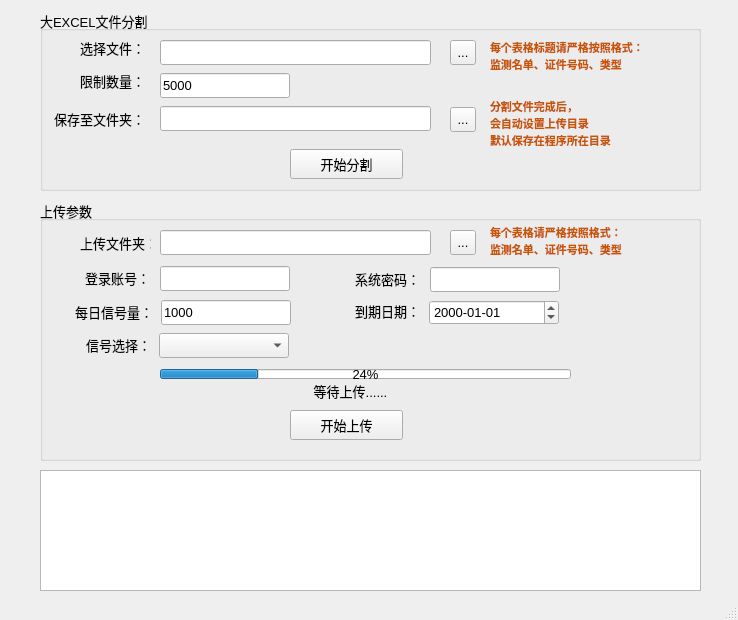
<?xml version="1.0" encoding="UTF-8"?>
<ui version="4.0">
 <class>mainWindow</class>
 <widget class="QMainWindow" name="mainWindow">
  <property name="geometry">
   <rect>
    <x>0</x>
    <y>0</y>
    <width>738</width>
    <height>620</height>
   </rect>
  </property>
  <property name="font">
   <font>
    <pointsize>10</pointsize>
   </font>
  </property>
  <property name="windowTitle">
   <string>汇资需上传工具V1.0-广州汇法出品</string>
  </property>
  <widget class="QWidget" name="centralwidget">
   <widget class="QGroupBox" name="groupBox">
    <property name="geometry">
     <rect>
      <x>40</x>
      <y>200</y>
      <width>661</width>
      <height>261</height>
     </rect>
    </property>
    <property name="title">
     <string>上传参数</string>
    </property>
    <widget class="QLabel" name="label_2">
     <property name="geometry">
      <rect>
       <x>35</x>
       <y>103</y>
       <width>78</width>
       <height>18</height>
      </rect>
     </property>
     <property name="text">
      <string>每日信号量：</string>
     </property>
     <property name="alignment">
      <set>Qt::AlignRight|Qt::AlignTrailing|Qt::AlignVCenter</set>
     </property>
    </widget>
    <widget class="QLineEdit" name="perDayLimit">
     <property name="geometry">
      <rect>
       <x>121</x>
       <y>100</y>
       <width>130</width>
       <height>25</height>
      </rect>
     </property>
     <property name="text">
      <string>1000</string>
     </property>
    </widget>
    <widget class="QLabel" name="label_3">
     <property name="geometry">
      <rect>
       <x>315</x>
       <y>102</y>
       <width>65</width>
       <height>18</height>
      </rect>
     </property>
     <property name="text">
      <string>到期日期：</string>
     </property>
     <property name="alignment">
      <set>Qt::AlignRight|Qt::AlignTrailing|Qt::AlignVCenter</set>
     </property>
    </widget>
    <widget class="QDateEdit" name="dateLimit">
     <property name="geometry">
      <rect>
       <x>389</x>
       <y>100</y>
       <width>130</width>
       <height>25</height>
      </rect>
     </property>
     <property name="dateTime">
      <datetime>
       <hour>0</hour>
       <minute>0</minute>
       <second>0</second>
       <year>2000</year>
       <month>1</month>
       <day>1</day>
      </datetime>
     </property>
     <property name="displayFormat">
      <string>yyyy-MM-dd</string>
     </property>
    </widget>
    <widget class="QLabel" name="label_4">
     <property name="geometry">
      <rect>
       <x>30</x>
       <y>137</y>
       <width>81</width>
       <height>16</height>
      </rect>
     </property>
     <property name="text">
      <string>信号选择：</string>
     </property>
     <property name="alignment">
      <set>Qt::AlignRight|Qt::AlignTrailing|Qt::AlignVCenter</set>
     </property>
    </widget>
    <widget class="QLabel" name="label_7">
     <property name="geometry">
      <rect>
       <x>30</x>
       <y>69</y>
       <width>80</width>
       <height>18</height>
      </rect>
     </property>
     <property name="text">
      <string>登录账号：</string>
     </property>
     <property name="alignment">
      <set>Qt::AlignRight|Qt::AlignTrailing|Qt::AlignVCenter</set>
     </property>
    </widget>
    <widget class="QLineEdit" name="account">
     <property name="geometry">
      <rect>
       <x>120</x>
       <y>66</y>
       <width>130</width>
       <height>25</height>
      </rect>
     </property>
     <property name="text">
      <string/>
     </property>
    </widget>
    <widget class="QLabel" name="label_8">
     <property name="geometry">
      <rect>
       <x>300</x>
       <y>70</y>
       <width>80</width>
       <height>18</height>
      </rect>
     </property>
     <property name="text">
      <string>系统密码：</string>
     </property>
     <property name="alignment">
      <set>Qt::AlignRight|Qt::AlignTrailing|Qt::AlignVCenter</set>
     </property>
    </widget>
    <widget class="QLineEdit" name="password">
     <property name="geometry">
      <rect>
       <x>390</x>
       <y>67</y>
       <width>130</width>
       <height>25</height>
      </rect>
     </property>
     <property name="text">
      <string/>
     </property>
    </widget>
    <widget class="QComboBox" name="selectXinhao">
     <property name="geometry">
      <rect>
       <x>119</x>
       <y>133</y>
       <width>130</width>
       <height>25</height>
      </rect>
     </property>
     <property name="minimumSize">
      <size>
       <width>0</width>
       <height>20</height>
      </size>
     </property>
     <property name="sizeIncrement">
      <size>
       <width>0</width>
       <height>0</height>
      </size>
     </property>
     <property name="baseSize">
      <size>
       <width>0</width>
       <height>0</height>
      </size>
     </property>
     <property name="toolTip">
      <string/>
     </property>
     <property name="currentIndex">
      <number>-1</number>
     </property>
     <property name="maxVisibleItems">
      <number>11</number>
     </property>
     <property name="minimumContentsLength">
      <number>0</number>
     </property>
     <property name="iconSize">
      <size>
       <width>32</width>
       <height>32</height>
      </size>
     </property>
     <property name="duplicatesEnabled">
      <bool>false</bool>
     </property>
    </widget>
    <widget class="QLineEdit" name="uploadPath">
     <property name="geometry">
      <rect>
       <x>120</x>
       <y>30</y>
       <width>271</width>
       <height>25</height>
      </rect>
     </property>
    </widget>
    <widget class="QLabel" name="label_9">
     <property name="geometry">
      <rect>
       <x>40</x>
       <y>35</y>
       <width>71</width>
       <height>16</height>
      </rect>
     </property>
     <property name="text">
      <string>上传文件夹：</string>
     </property>
    </widget>
    <widget class="QToolButton" name="selectUploadPath">
     <property name="geometry">
      <rect>
       <x>410</x>
       <y>30</y>
       <width>26</width>
       <height>25</height>
      </rect>
     </property>
     <property name="text">
      <string>...</string>
     </property>
    </widget>
    <widget class="QProgressBar" name="progressBar">
     <property name="geometry">
      <rect>
       <x>120</x>
       <y>169</y>
       <width>411</width>
       <height>10</height>
      </rect>
     </property>
     <property name="value">
      <number>24</number>
     </property>
    </widget>
    <widget class="QLabel" name="progressLabel">
     <property name="geometry">
      <rect>
       <x>120</x>
       <y>181</y>
       <width>381</width>
       <height>20</height>
      </rect>
     </property>
     <property name="text">
      <string>等待上传......</string>
     </property>
     <property name="alignment">
      <set>Qt::AlignCenter</set>
     </property>
    </widget>
    <widget class="QLabel" name="label_13">
     <property name="geometry">
      <rect>
       <x>450</x>
       <y>20</y>
       <width>161</width>
       <height>41</height>
      </rect>
     </property>
     <property name="font">
      <font>
       <pointsize>8</pointsize>
       <weight>75</weight>
       <bold>true</bold>
      </font>
     </property>
     <property name="styleSheet">
      <string notr="true">color: rgb(200, 85, 0);</string>
     </property>
     <property name="text">
      <string>每个表格请严格按照格式：
监测名单、证件号码、类型</string>
     </property>
    </widget>
    <widget class="QPushButton" name="startUpload">
     <property name="geometry">
      <rect>
       <x>250</x>
       <y>210</y>
       <width>113</width>
       <height>30</height>
      </rect>
     </property>
     <property name="text">
      <string>开始上传</string>
     </property>
    </widget>
   </widget>
   <widget class="QGroupBox" name="groupBox_2">
    <property name="geometry">
     <rect>
      <x>40</x>
      <y>10</y>
      <width>661</width>
      <height>181</height>
     </rect>
    </property>
    <property name="title">
     <string>大EXCEL文件分割</string>
    </property>
    <widget class="QLineEdit" name="excelFile">
     <property name="geometry">
      <rect>
       <x>120</x>
       <y>30</y>
       <width>271</width>
       <height>25</height>
      </rect>
     </property>
    </widget>
    <widget class="QLabel" name="label">
     <property name="geometry">
      <rect>
       <x>40</x>
       <y>30</y>
       <width>71</width>
       <height>16</height>
      </rect>
     </property>
     <property name="text">
      <string>选择文件：</string>
     </property>
    </widget>
    <widget class="QToolButton" name="selectExcelFile">
     <property name="geometry">
      <rect>
       <x>410</x>
       <y>30</y>
       <width>26</width>
       <height>25</height>
      </rect>
     </property>
     <property name="text">
      <string>...</string>
     </property>
    </widget>
    <widget class="QLabel" name="label_5">
     <property name="geometry">
      <rect>
       <x>40</x>
       <y>63</y>
       <width>71</width>
       <height>16</height>
      </rect>
     </property>
     <property name="text">
      <string>限制数量：</string>
     </property>
    </widget>
    <widget class="QLineEdit" name="limitCount">
     <property name="geometry">
      <rect>
       <x>120</x>
       <y>63</y>
       <width>130</width>
       <height>25</height>
      </rect>
     </property>
     <property name="text">
      <string>5000</string>
     </property>
    </widget>
    <widget class="QToolButton" name="selectSavePath">
     <property name="geometry">
      <rect>
       <x>410</x>
       <y>97</y>
       <width>26</width>
       <height>25</height>
      </rect>
     </property>
     <property name="text">
      <string>...</string>
     </property>
    </widget>
    <widget class="QLabel" name="label_6">
     <property name="geometry">
      <rect>
       <x>14</x>
       <y>99</y>
       <width>91</width>
       <height>20</height>
      </rect>
     </property>
     <property name="text">
      <string>保存至文件夹：</string>
     </property>
    </widget>
    <widget class="QPushButton" name="startSplitExcel">
     <property name="geometry">
      <rect>
       <x>250</x>
       <y>139</y>
       <width>113</width>
       <height>30</height>
      </rect>
     </property>
     <property name="text">
      <string>开始分割</string>
     </property>
    </widget>
    <widget class="QLineEdit" name="savePath">
     <property name="geometry">
      <rect>
       <x>120</x>
       <y>96</y>
       <width>271</width>
       <height>25</height>
      </rect>
     </property>
    </widget>
    <widget class="QLabel" name="label_11">
     <property name="geometry">
      <rect>
       <x>450</x>
       <y>88</y>
       <width>161</width>
       <height>51</height>
      </rect>
     </property>
     <property name="font">
      <font>
       <pointsize>8</pointsize>
       <weight>75</weight>
       <bold>true</bold>
      </font>
     </property>
     <property name="styleSheet">
      <string notr="true">color: rgb(200, 85, 0);</string>
     </property>
     <property name="text">
      <string>分割文件完成后，
会自动设置上传目录
默认保存在程序所在目录</string>
     </property>
    </widget>
    <widget class="QLabel" name="label_15">
     <property name="geometry">
      <rect>
       <x>450</x>
       <y>20</y>
       <width>161</width>
       <height>51</height>
      </rect>
     </property>
     <property name="font">
      <font>
       <pointsize>8</pointsize>
       <weight>75</weight>
       <bold>true</bold>
      </font>
     </property>
     <property name="styleSheet">
      <string notr="true">color: rgb(200, 85, 0);</string>
     </property>
     <property name="text">
      <string>每个表格标题请严格按照格式：
监测名单、证件号码、类型</string>
     </property>
    </widget>
   </widget>
   <widget class="QPlainTextEdit" name="logShow">
    <property name="geometry">
     <rect>
      <x>40</x>
      <y>470</y>
      <width>661</width>
      <height>121</height>
     </rect>
    </property>
    <property name="readOnly">
     <bool>true</bool>
    </property>
   </widget>
  </widget>
  <widget class="QStatusBar" name="statusbar"/>
 </widget>
 <resources/>
 <connections/>
</ui>
